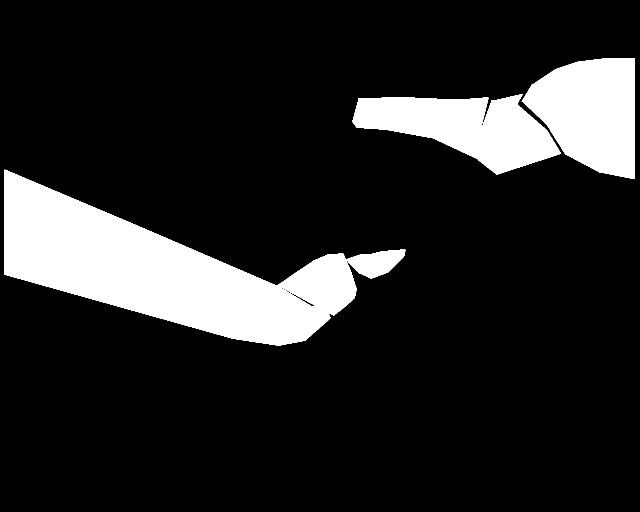
#> input picture Dataset/cropped_train/instrument_dataset_1/binary_masks/frame000.png, 1280 x 1024 px, given as the content of the folder set/instrument_1_4_training/instrument_dataset_1/left_frames, which was not available (shown at 1/2 size)
$ python prepare_data.py
#> lines starting #> are read from the running program, lines starting #| are printed output that depends on the picture; after the words box and inside, x2 and y2 are one past the last pixel; in counts of white or black regions, pixels touching at a corner belong together
"""
[1] Merge masks with different instruments into one binary mask
[2] Crop black borders from images and masks
"""
from pathlib import Path

from tqdm import tqdm
import cv2
import numpy as np

data_path = Path('Dataset')

train_path = data_path / 'instrument_1_4_training'

cropped_train_path = data_path / 'cropped_train'
cropped_train_path_right = data_path / 'cropped_train_right'

original_height, original_width = 1080, 1920
height, width = 1024, 1280
h_start, w_start = 28, 320

binary_factor = 255
parts_factor = 85
instrument_factor = 32

shift_i = 10
shift_j = 13
def create_right_label_from_left_label(left_label):
  label_right = np.zeros((height, width), dtype=np.uint8)
  for i in range(height):
    for j in range(width):
      right_i = round(i + shift_i)
      right_j = round(j + shift_j)
      if right_i >= 0 and right_i < height:
        if right_j >= 0 and right_j < width:
          label_right[right_i, right_j] = left_label[i, j]
  return label_right

if __name__ == '__main__':
    for instrument_index in range(1, 5):
        instrument_folder = 'instrument_dataset_' + str(instrument_index)

        (cropped_train_path / instrument_folder / 'images').mkdir(exist_ok=True, parents=True)

        binary_mask_folder = (cropped_train_path / instrument_folder / 'binary_masks')
        binary_mask_folder.mkdir(exist_ok=True, parents=True)

        parts_mask_folder = (cropped_train_path / instrument_folder / 'parts_masks')
        parts_mask_folder.mkdir(exist_ok=True, parents=True)

        instrument_mask_folder = (cropped_train_path / instrument_folder / 'instruments_masks')
        instrument_mask_folder.mkdir(exist_ok=True, parents=True)

        (cropped_train_path_right / instrument_folder / 'images').mkdir(exist_ok=True, parents=True)

        binary_mask_folder_right = (cropped_train_path_right / instrument_folder / 'binary_masks')
        binary_mask_folder_right.mkdir(exist_ok=True, parents=True)

        parts_mask_folder_right = (cropped_train_path_right/ instrument_folder / 'parts_masks')
        parts_mask_folder_right.mkdir(exist_ok=True, parents=True)

        instrument_mask_folder_right = (cropped_train_path_right / instrument_folder / 'instruments_masks')
        instrument_mask_folder_right.mkdir(exist_ok=True, parents=True)

        mask_folders = list((train_path / instrument_folder / 'ground_truth').glob('*'))
        # mask_folders = [x for x in mask_folders if 'Other' not in str(mask_folders)]

        for file_name in tqdm(list((train_path / instrument_folder / 'left_frames').glob('*'))):
            img = cv2.imread(str(file_name))
#> img is the input picture: shape (1024, 1280, 3); 14.6% white; 3 white regions, box (x1, y1, x2, y2) and area: (9, 339, 811, 691) 116259, (1043, 117, 1270, 358) 38567, (704, 188, 1122, 349) 36954
            old_h, old_w, _ = img.shape
#> old_h = 1024; old_w = 1280

            img = img[h_start: h_start + height, w_start: w_start + width]
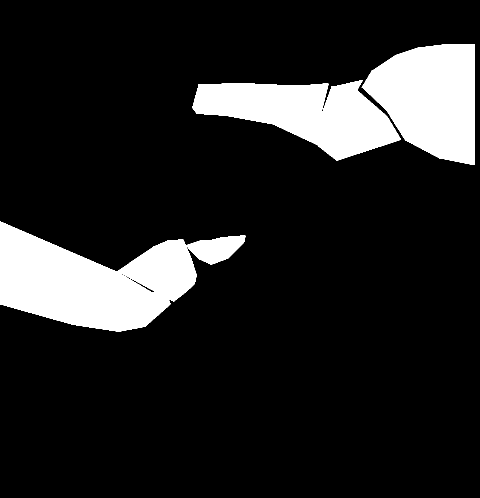
#> img: shape (996, 960, 3) (shown at 1/2 size); 13.9% white; 3 white regions, box (x1, y1, x2, y2) and area: (0, 443, 491, 663) 57623, (723, 89, 950, 330) 38567, (384, 160, 802, 321) 36954
            cv2.imwrite(str(cropped_train_path / instrument_folder / 'images' / (file_name.stem + '.png')), img)

            mask_binary = np.zeros((old_h, old_w))
            mask_parts = np.zeros((old_h, old_w))
            mask_instruments = np.zeros((old_h, old_w))

            for mask_folder in mask_folders:
                mask = cv2.imread(str(mask_folder / file_name.name), 0)

                if 'Bipolar_Forceps' in str(mask_folder):
                    mask_instruments[mask > 0] = 1
                elif 'Prograsp_Forceps' in str(mask_folder):
                    mask_instruments[mask > 0] = 2
                elif 'Large_Needle_Driver' in str(mask_folder):
                    mask_instruments[mask > 0] = 3
                elif 'Vessel_Sealer' in str(mask_folder):
                    mask_instruments[mask > 0] = 4
                elif 'Grasping_Retractor' in str(mask_folder):
                    mask_instruments[mask > 0] = 5
                elif 'Monopolar_Curved_Scissors' in str(mask_folder):
                    mask_instruments[mask > 0] = 6
                elif 'Other' in str(mask_folder):
                    mask_instruments[mask > 0] = 7

                if 'Other' not in str(mask_folder):
                    mask_binary += mask

                    mask_parts[mask == 10] = 1  # Shaft
                    mask_parts[mask == 20] = 2  # Wrist
                    mask_parts[mask == 30] = 3  # Claspers

            mask_binary = (mask_binary[h_start: h_start + height, w_start: w_start + width] > 0).astype(
                np.uint8) * binary_factor
            mask_parts = (mask_parts[h_start: h_start + height, w_start: w_start + width]).astype(
                np.uint8) * parts_factor
            mask_instruments = (mask_instruments[h_start: h_start + height, w_start: w_start + width]).astype(
                np.uint8) * instrument_factor

            cv2.imwrite(str(binary_mask_folder / file_name.name), mask_binary)
            cv2.imwrite(str(parts_mask_folder / file_name.name), mask_parts)
            cv2.imwrite(str(instrument_mask_folder / file_name.name), mask_instruments)

        for file_name in tqdm(list((train_path / instrument_folder / 'right_frames').glob('*'))):
            img = cv2.imread(str(file_name))
#> img: shape (996, 960, 3); every value is 0
            old_h, old_w, _ = img.shape
#> old_h = 996; old_w = 960

            img = img[h_start: h_start + height, w_start: w_start + width]
#> img: shape (968, 640, 3); every value is 0
#> after the loop in create_right_label_from_left_label, `for i in range(height):`: label_right: shape (1024, 1280); every value is 0
            cv2.imwrite(str(cropped_train_path_right / instrument_folder / 'images' / (file_name.stem + '.png')), img)

            mask_binary = np.zeros((old_h, old_w))
            mask_parts = np.zeros((old_h, old_w))
            mask_instruments = np.zeros((old_h, old_w))

            for mask_folder in mask_folders:
                mask = cv2.imread(str(mask_folder / file_name.name), 0)

                if 'Bipolar_Forceps' in str(mask_folder):
                    mask_instruments[mask > 0] = 1
                elif 'Prograsp_Forceps' in str(mask_folder):
                    mask_instruments[mask > 0] = 2
                elif 'Large_Needle_Driver' in str(mask_folder):
                    mask_instruments[mask > 0] = 3
                elif 'Vessel_Sealer' in str(mask_folder):
                    mask_instruments[mask > 0] = 4
                elif 'Grasping_Retractor' in str(mask_folder):
                    mask_instruments[mask > 0] = 5
                elif 'Monopolar_Curved_Scissors' in str(mask_folder):
                    mask_instruments[mask > 0] = 6
                elif 'Other' in str(mask_folder):
                    mask_instruments[mask > 0] = 7

                if 'Other' not in str(mask_folder):
                    mask_binary += mask

                    mask_parts[mask == 10] = 1  # Shaft
                    mask_parts[mask == 20] = 2  # Wrist
                    mask_parts[mask == 30] = 3  # Claspers

            mask_binary = (mask_binary[h_start: h_start + height, w_start: w_start + width] > 0).astype(
                np.uint8) * binary_factor
            mask_parts = (mask_parts[h_start: h_start + height, w_start: w_start + width]).astype(
                np.uint8) * parts_factor
            mask_instruments = (mask_instruments[h_start: h_start + height, w_start: w_start + width]).astype(
                np.uint8) * instrument_factor

#> (the run stopped early here; a loop or call above may not have finished)

$ run again, on Dataset/cropped_train/instrument_dataset_3/binary_masks/frame000.png
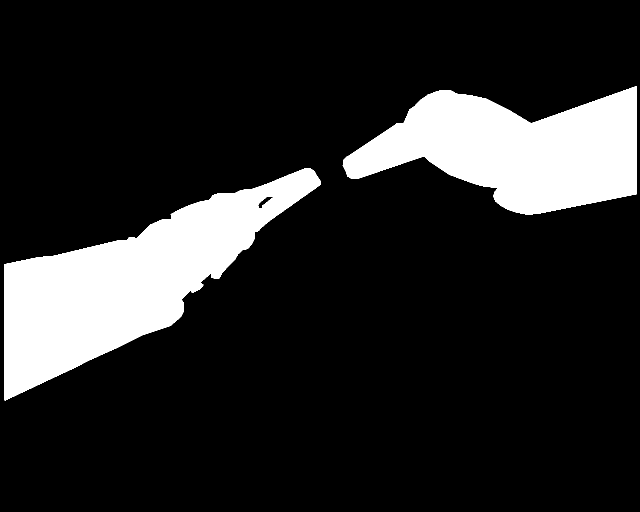
#> input picture Dataset/cropped_train/instrument_dataset_3/binary_masks/frame000.png, 1280 x 1024 px, given as the content of the folder set/instrument_1_4_training/instrument_dataset_1/left_frames, which was not available (shown at 1/2 size)
#> img is the input picture: shape (1024, 1280, 3); 15.6% white; 2 white regions, box (x1, y1, x2, y2) and area: (8, 337, 641, 801) 112366, (685, 172, 1274, 429) 92002
#> `img = img[h_start: h_start + height, w_start: w_start + width]`:
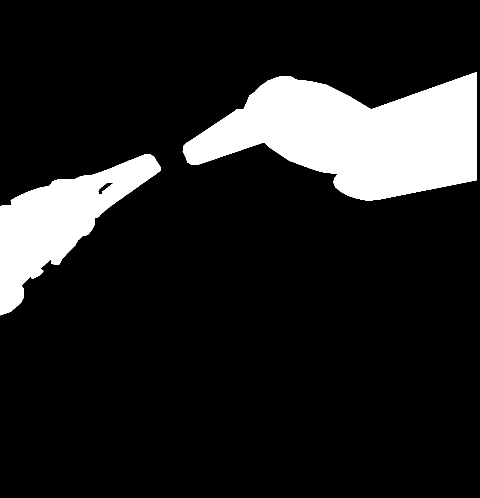
#> img: shape (996, 960, 3) (shown at 1/2 size); 13.8% white; 2 white regions, box (x1, y1, x2, y2) and area: (365, 144, 954, 401) 92002, (0, 309, 321, 631) 39757

$ run again, on Dataset/cropped_train/instrument_dataset_3/images/frame000.png
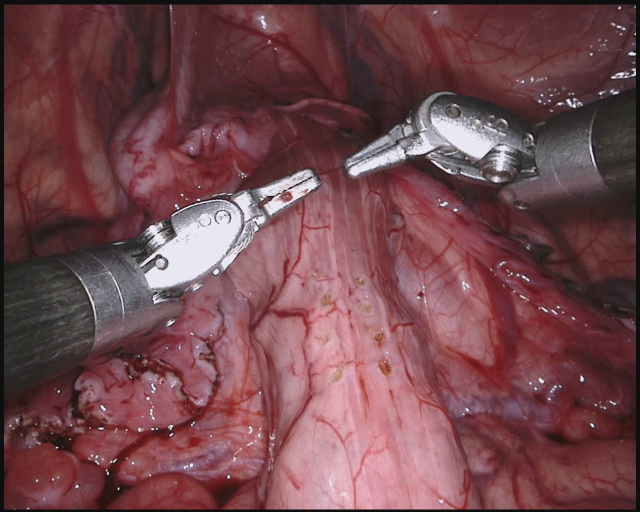
#> input picture Dataset/cropped_train/instrument_dataset_3/images/frame000.png, 1280 x 1024 px, given as the content of the folder set/instrument_1_4_training/instrument_dataset_1/left_frames, which was not available (shown at 1/2 size)
#> img is the input picture: shape (1024, 1280, 3); mean B, G, R 77.2, 71.9, 114.5
#> `img = img[h_start: h_start + height, w_start: w_start + width]`:
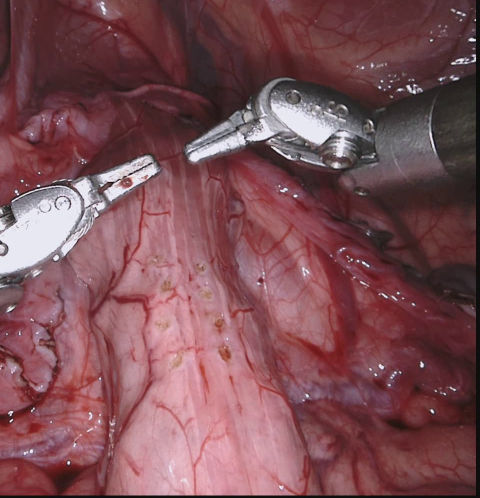
#> img: shape (996, 960, 3) (shown at 1/2 size); mean B, G, R 84.9, 78.8, 123.8

$ run again, on Dataset/cropped_train/instrument_dataset_4/binary_masks/frame000.png
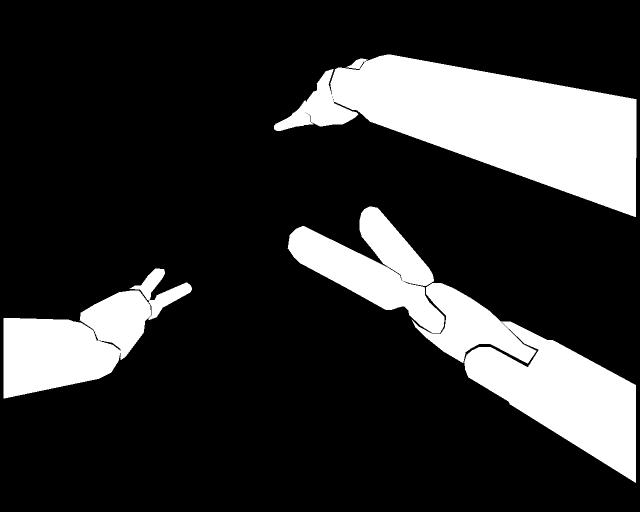
#> input picture Dataset/cropped_train/instrument_dataset_4/binary_masks/frame000.png, 1280 x 1024 px, given as the content of the folder set/instrument_1_4_training/instrument_dataset_1/left_frames, which was not available (shown at 1/2 size)
#> img is the input picture: shape (1024, 1280, 3); 19.8% white; 3 white regions, box (x1, y1, x2, y2) and area: (548, 109, 1273, 434) 114669, (575, 413, 1272, 966) 101043, (7, 537, 384, 797) 43478
#> `img = img[h_start: h_start + height, w_start: w_start + width]`:
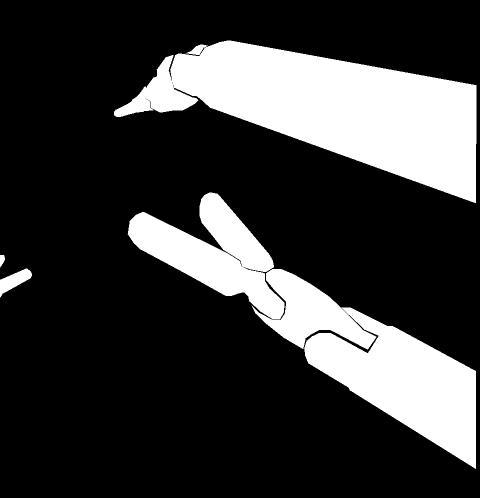
#> img: shape (996, 960, 3) (shown at 1/2 size); 22.8% white; 4 white regions, box (x1, y1, x2, y2) and area: (228, 81, 953, 406) 114669, (255, 385, 952, 938) 101043, (0, 537, 64, 595) 1667, (0, 510, 10, 535) 174
